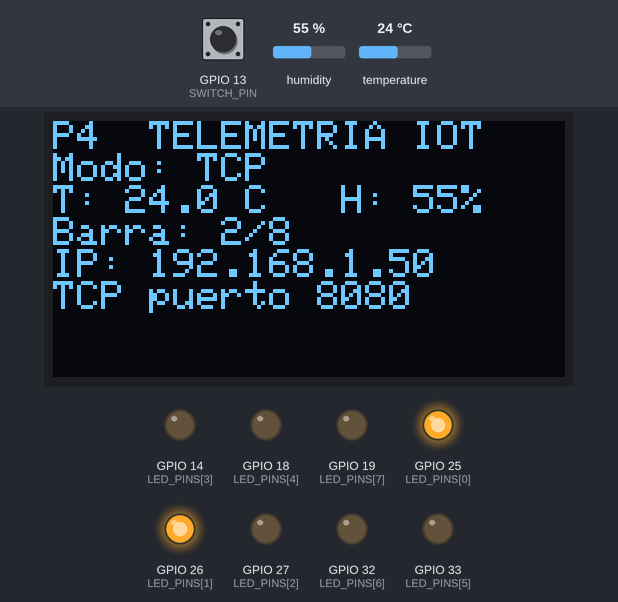
The sketch below on a simulated ESP32. On the bench: 128×64 one-colour display, output pins drawn as LEDs (lit = HIGH). The inputs (shaded band) are chosen by the test bench; at power-on: temperature 24 °C, GPIO 13 (SWITCH_PIN) HIGH, humidity 55 %. WiFi joins after 1.5 s; servers stay silent unless stated; what the sketch prints to the serial monitor is not drawn.

Above: at 2.7 s.
2.8 s: temperature set to 12 °C
At 6.2 s:
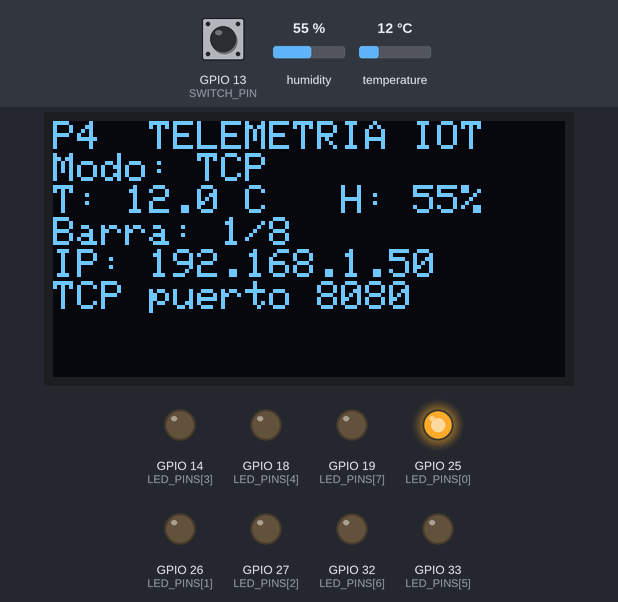
7.0 s: GPIO 13 (SWITCH_PIN) pulled LOW for 0.15 s
At 7.22 s:
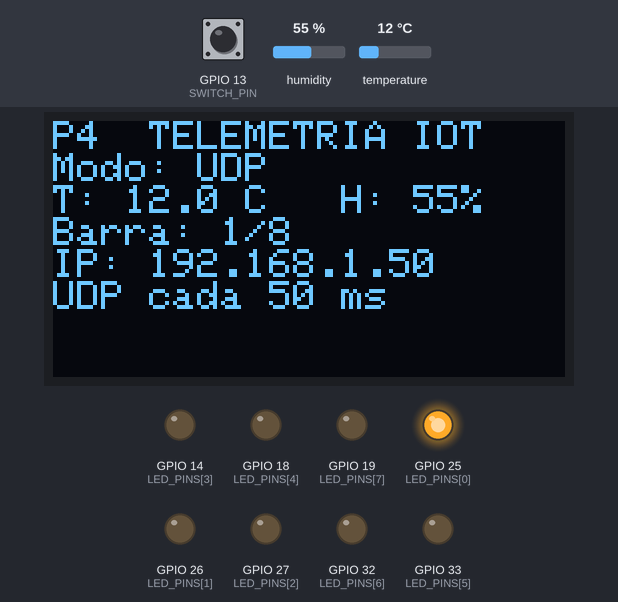
8.8 s: temperature set to 21 °C
At 10.7 s:
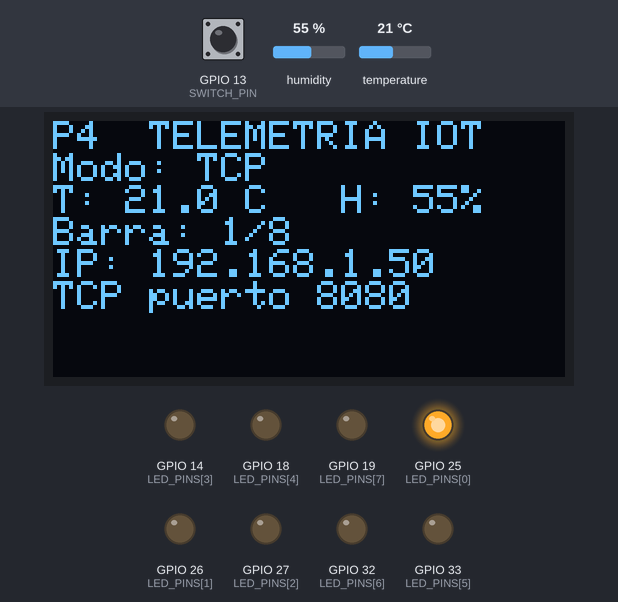
11.1 s: temperature set to 24 °C
At 13.56 s:
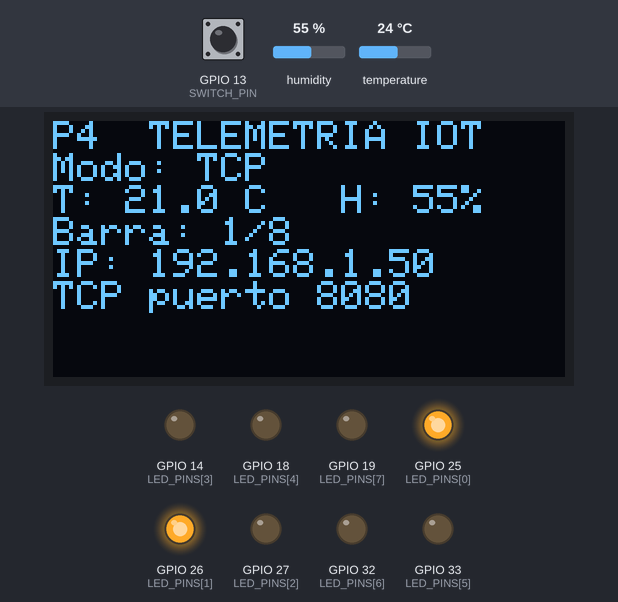
15.1 s: GPIO 13 (SWITCH_PIN) pulled LOW for 1 s
At 16.1 s:
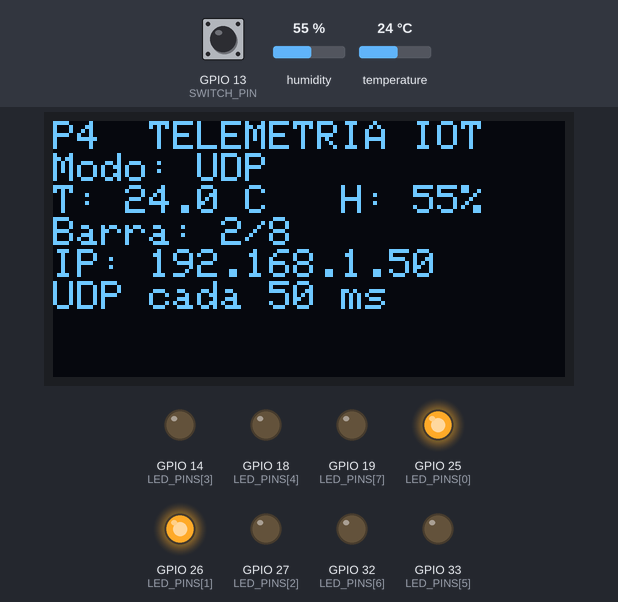
17.8 s: temperature set to 28 °C
At 22.1 s:
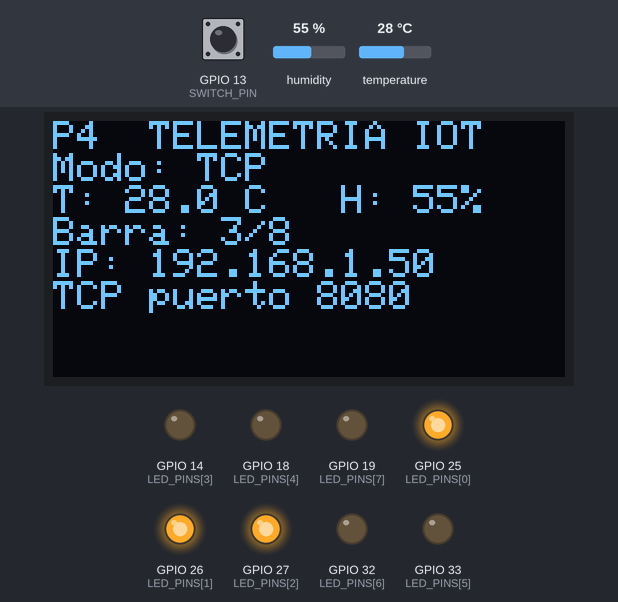
Timing chart, 0 to 23.6 s (numbered marks = the images above; inputs shaded):
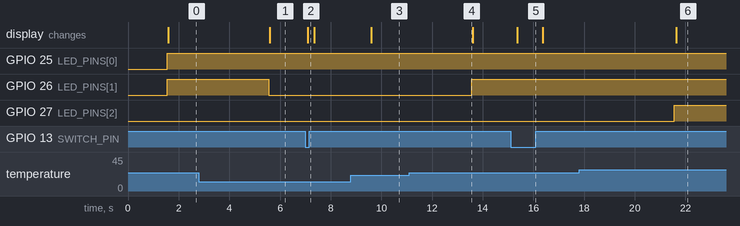

The sketch:

ESP32_Telemetria.ino
```cpp
/*
  IPN - Internet de las Cosas - Secuencia 7NV72
  Practica 4: Sistema de Telemetria Critica de Temperatura
  ESP32 + DHT11 KY-015 + OLED SSD1306 I2C + DIP SW1 + 8 LED
  SIN 74HC595

  UDP: LOW en GPIO13 -> datagramas cada 50 ms a la PC (puerto 4210).
  TCP: HIGH en GPIO13 -> servidor ESP32 puerto 8080.
       GET_TEMP -> ESP32 responde TEMP=...;HUM=...;ID=...
       ALERTA_ON -> estrobo remoto; ALERTA_OFF -> vuelve a barra.

  IMPORTANTE: DHT11 se lee cada 2000 ms. UDP transmite la ultima
  muestra valida cada 50 ms (no una medicion nueva cada 50 ms).
*/

#include <WiFi.h>
#include <WiFiUdp.h>
#include <Wire.h>
#include <DHT.h>
#include <Adafruit_GFX.h>
#include <Adafruit_SSD1306.h>
#include <math.h>

// =================== MODIFICAR ESTOS DATOS ===================
const char* WIFI_SSID = "NOMBRE_DE_TU_WIFI";
const char* WIFI_PASSWORD = "CONTRASENA_DE_TU_WIFI";

// IPv4 LOCAL de la computadora con la aplicacion Java.
// Ejemplo: en Windows, ejecutar ipconfig y buscar "Direccion IPv4".
IPAddress PC_IP(192, 168, 1, 100);
// =============================================================

const uint16_t UDP_PORT_PC = 4210;
const uint16_t UDP_PORT_ESP32 = 4211;
const uint16_t TCP_PORT = 8080;

const int DHT_PIN = 4;
const int SWITCH_PIN = 13;
const uint8_t LED_PINS[8] = {25, 26, 27, 14, 18, 33, 32, 19};
const int LED_COUNT = 8;

// OLED SSD1306 128x64, I2C: SDA 21, SCL 22
const int OLED_SDA = 21;
const int OLED_SCL = 22;
const uint8_t OLED_ADDRESS = 0x3C;
Adafruit_SSD1306 display(128, 64, &Wire, -1);
bool oledOk = false;

DHT dht(DHT_PIN, DHT11);
WiFiUDP udp;
WiFiServer tcpServer(TCP_PORT);

float temperatura = NAN;
float humedad = NAN;
unsigned long sampleId = 0;
unsigned long ultimaLectura = 0;
unsigned long ultimoEnvioUDP = 0;
unsigned long ultimoOLED = 0;
unsigned long ultimoParpadeo = 0;
unsigned long ultimaRevisionWifi = 0;

bool modoTCP = false;
bool modoAnteriorTCP = false;
bool alertaRemota = false;
bool estadoEstrobo = false;

const unsigned long DHT_INTERVALO_MS = 2000; // DHT11: no leer cada 50ms
const unsigned long UDP_INTERVALO_MS = 50;
const unsigned long OLED_INTERVALO_MS = 250;
const unsigned long ESTROBO_INTERVALO_MS = 200;

// Con el ejemplo de la practica: 20 C = 1 LED; 40 C = 8 LED.
int segmentosPorTemperatura(float t) {
  if (isnan(t)) return 0;
  if (t <= 20.0f) return 1;
  if (t >= 40.0f) return LED_COUNT;
  int n = 1 + (int)((t - 20.0f) * (LED_COUNT - 1) / 20.0f);
  return constrain(n, 1, LED_COUNT);
}

void actualizarLeds(unsigned long ahora) {
  if (modoTCP && alertaRemota) {
    if (ahora - ultimoParpadeo >= ESTROBO_INTERVALO_MS) {
      ultimoParpadeo = ahora;
      estadoEstrobo = !estadoEstrobo;
    }
    for (int i = 0; i < LED_COUNT; i++) {
      digitalWrite(LED_PINS[i], estadoEstrobo ? HIGH : LOW);
    }
    return;
  }

  int encendidos = segmentosPorTemperatura(temperatura);
  for (int i = 0; i < LED_COUNT; i++) {
    digitalWrite(LED_PINS[i], i < encendidos ? HIGH : LOW);
  }
}

String crearPaquete() {
  String t = isnan(temperatura) ? "nan" : String(temperatura, 1);
  String h = isnan(humedad) ? "nan" : String(humedad, 1);
  return "TEMP=" + t + ";HUM=" + h + ";ID=" + String(sampleId);
}

void leerDHT(unsigned long ahora) {
  if (ahora - ultimaLectura < DHT_INTERVALO_MS) return;
  ultimaLectura = ahora;

  float h = dht.readHumidity();
  float t = dht.readTemperature();
  if (!isnan(h) && !isnan(t)) {
    humedad = h;
    temperatura = t;
    sampleId = ahora;  // identificador para detectar cambios reales
    Serial.print("Muestra DHT11: ");
    Serial.println(crearPaquete());
  } else {
    Serial.println("Aviso: DHT11 no pudo leerse; conservo ultima muestra valida");
  }
}

void dibujarOLED(unsigned long ahora) {
  if (!oledOk || ahora - ultimoOLED < OLED_INTERVALO_MS) return;
  ultimoOLED = ahora;
  display.clearDisplay();
  display.setTextColor(SSD1306_WHITE);
  display.setTextSize(1);
  display.setCursor(0, 0);
  display.println("P4  TELEMETRIA IOT");
  display.println(modoTCP ? "Modo: TCP" : "Modo: UDP");

  display.print("T: ");
  if (isnan(temperatura)) display.print("--.-");
  else display.print(temperatura, 1);
  display.print(" C   H: ");
  if (isnan(humedad)) display.print("--");
  else display.print(humedad, 0);
  display.println("%");

  if (modoTCP && alertaRemota) {
    display.println("*** ALERTA REMOTA ***");
  } else {
    display.print("Barra: ");
    display.print(segmentosPorTemperatura(temperatura));
    display.println("/8");
  }

  display.print("IP: ");
  display.println(WiFi.status() == WL_CONNECTED ? WiFi.localIP().toString() : "SIN WIFI");
  display.println(modoTCP ? "TCP puerto 8080" : "UDP cada 50 ms");
  display.display();
}

void cambiarModo(bool nuevoTCP) {
  if (nuevoTCP == modoAnteriorTCP) return;
  modoAnteriorTCP = nuevoTCP;
  alertaRemota = false;
  estadoEstrobo = false;
  if (nuevoTCP) {
    udp.stop();
    tcpServer.begin();
    Serial.println("MODO TCP: escuchando en puerto 8080");
  } else {
    tcpServer.end();
    udp.begin(UDP_PORT_ESP32);
    Serial.println("MODO UDP: enviando cada 50 ms");
  }
}

void enviarUDP(unsigned long ahora) {
  if (WiFi.status() != WL_CONNECTED || sampleId == 0) return;
  if (ahora - ultimoEnvioUDP < UDP_INTERVALO_MS) return;
  ultimoEnvioUDP = ahora;
  String paquete = crearPaquete();
  udp.beginPacket(PC_IP, UDP_PORT_PC);
  udp.print(paquete);
  udp.endPacket();
}

void gestionarClienteTCP() {
  if (WiFi.status() != WL_CONNECTED) return;
  WiFiClient cliente = tcpServer.available();
  if (!cliente) return;

  cliente.setTimeout(1200);
  String orden = cliente.readStringUntil('\n');
  orden.trim();

  if (orden == "GET_TEMP") {
    cliente.println(crearPaquete());
    cliente.flush();

    // Java debe responder ALERTA_ON o ALERTA_OFF en el mismo socket.
    String respuestaPC = cliente.readStringUntil('\n');
    respuestaPC.trim();
    if (respuestaPC == "ALERTA_ON") {
      alertaRemota = true;
      ultimoParpadeo = millis() - ESTROBO_INTERVALO_MS;
      Serial.println("ALERTA REMOTA ACTIVADA");
    } else if (respuestaPC == "ALERTA_OFF") {
      alertaRemota = false;
      estadoEstrobo = false;
      Serial.println("Alerta remota desactivada");
    }
  } else {
    cliente.println("ERROR: USA GET_TEMP");
  }
  cliente.stop();
}

void setup() {
  Serial.begin(115200);
  dht.begin();
  pinMode(SWITCH_PIN, INPUT_PULLUP);
  for (int i = 0; i < LED_COUNT; i++) {
    pinMode(LED_PINS[i], OUTPUT);
    digitalWrite(LED_PINS[i], LOW);
  }

  Wire.begin(OLED_SDA, OLED_SCL);
  oledOk = display.begin(SSD1306_SWITCHCAPVCC, OLED_ADDRESS);
  if (!oledOk) Serial.println("No se detecto la OLED: revisar SDA/SCL y 0x3C");

  WiFi.mode(WIFI_STA);
  WiFi.begin(WIFI_SSID, WIFI_PASSWORD);
  Serial.print("Conectando a Wi-Fi");
  unsigned long inicio = millis();
  while (WiFi.status() != WL_CONNECTED && millis() - inicio < 12000UL) {
    delay(250);
    Serial.print('.');
  }
  Serial.println();
  if (WiFi.status() == WL_CONNECTED) {
    Serial.print("ESP32 IP: ");
    Serial.println(WiFi.localIP());
  } else {
    Serial.println("Sin Wi-Fi: revisa SSID/contrasena. Reintentare.");
  }

  ultimaLectura = millis() - DHT_INTERVALO_MS;
  modoAnteriorTCP = (digitalRead(SWITCH_PIN) == LOW); // fuerza cambio inicial
  modoTCP = (digitalRead(SWITCH_PIN) == HIGH);
  cambiarModo(modoTCP);
}

void loop() {
  unsigned long ahora = millis();
  bool nuevoTCP = (digitalRead(SWITCH_PIN) == HIGH);
  modoTCP = nuevoTCP;
  cambiarModo(modoTCP);

  if (WiFi.status() != WL_CONNECTED && ahora - ultimaRevisionWifi >= 10000UL) {
    ultimaRevisionWifi = ahora;
    WiFi.reconnect();
  }

  leerDHT(ahora);

  if (modoTCP) gestionarClienteTCP();
  else enviarUDP(ahora);

  actualizarLeds(millis());
  dibujarOLED(millis());
}
```

Measured:
- the behaviour switches between 22 and 23 °C on temperature (found by bisection; images 3 and 4)
- after the input at 2.8 s, GPIO 26 (LED_PINS[1]): HIGH → LOW after 2.8 s; the display: changes after 2.8 s (image 1)
- after the input at 7.0 s, the display: changes after 0.10 s (image 2)
- after the input at 8.8 s, the display: changes after 0.80 s (image 3)
- after the input at 11.1 s, GPIO 26 (LED_PINS[1]): LOW → HIGH after 2.5 s
- after the input at 15.1 s, the display: changes after 0.27 s (image 5)
- after the input at 17.8 s, GPIO 27 (LED_PINS[2]): LOW → HIGH after 3.8 s; the display: changes after 3.8 s (image 6)
